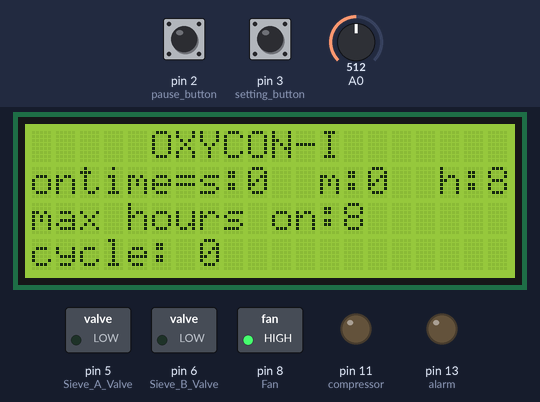
A sketch run on a simulated Arduino Uno, built with avr-gcc and run on an emulated ATmega328P. Parts: 20×4 character LCD, switched loads named in the sketch (green lamp = pin HIGH), output pins drawn as LEDs (lit = HIGH). The inputs (shaded band) are chosen by the test bench; at power-on: pin 3 (setting_button) HIGH, pin 2 (pause_button) HIGH, A0 = 512. What the sketch prints to the serial monitor is not drawn.

Above: at 2.2 s.
2.3 s: pin 3 (setting_button) pulled LOW for 0.15 s
At 2.44 s:
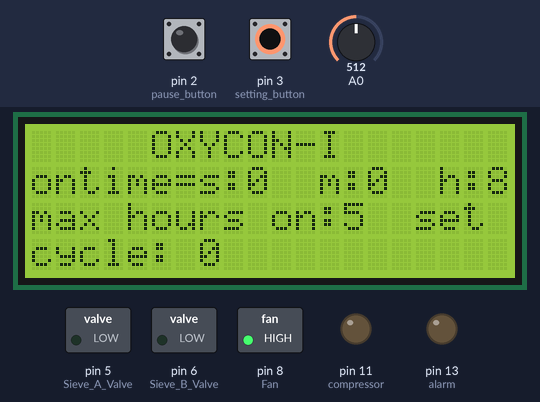
4.0 s: pin 2 (pause_button) pulled LOW for 0.15 s
At 4.37 s:
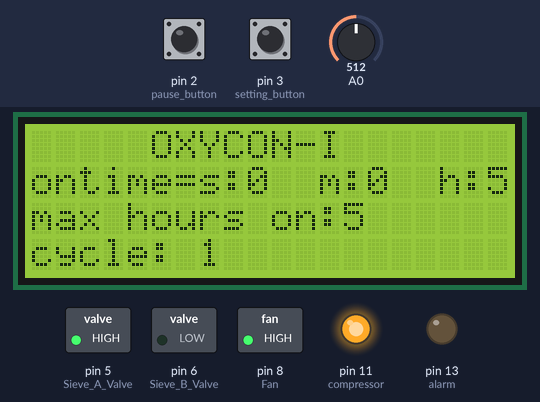
6.0 s: pin 2 (pause_button) pulled LOW for 1 s
At 8.2 s:
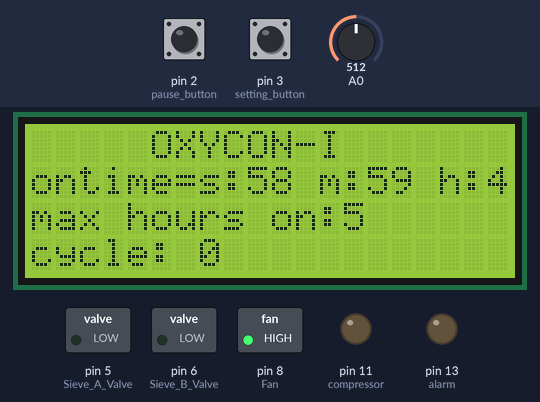
8.5 s: pin 3 (setting_button) pulled LOW for 1 s
At 10.5 s:
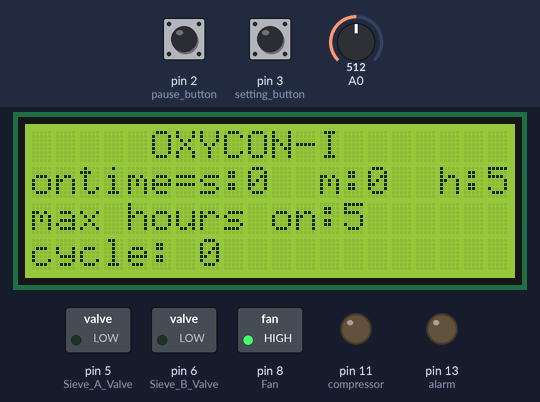
11.0 s: pin 3 (setting_button) pulled LOW for 3.2 s
At 12.0 s:
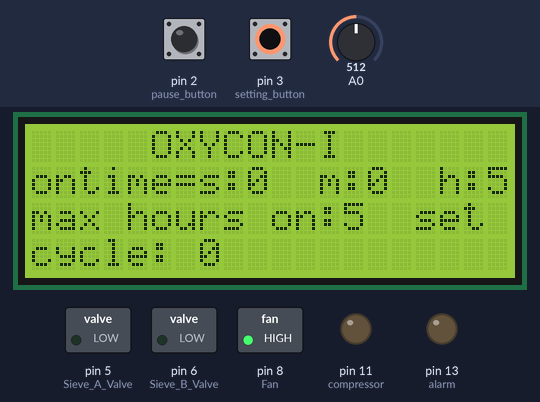
15.7 s: pin 2 (pause_button) driven LOW and pin 3 (setting_button) driven LOW
At 17.9 s:
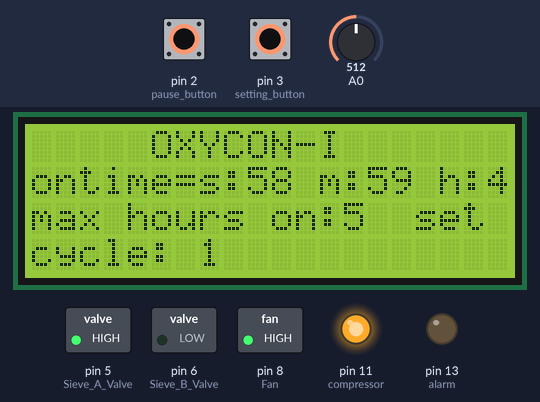
Timing chart, 0 to 26.1 s (numbered marks = the images above; inputs shaded):
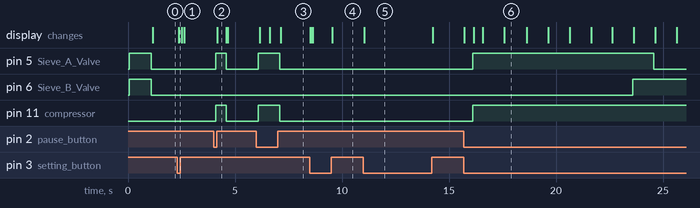

Measured:
- after the input at 2.3 s, the display: changes after 0.08 s (image 1)
- after the input at 4.0 s, pin 5 (Sieve_A_Valve), pin 11 (compressor): LOW → HIGH after 0.11 s, → LOW 0.48 s later; the display: changes after 0.17 s (image 2)
- after the input at 6.0 s, pin 5 (Sieve_A_Valve), pin 11 (compressor): LOW → HIGH after 0.09 s, → LOW 1.0 s later; the display: first changes after 0.15 s (image 3 shows a later state)
- after the input at 8.5 s, the display: first changes at once (image 4 shows a later state)
- after the input at 11.0 s, the display: changes at once (image 5)
- after the input at 15.7 s, pin 5 (Sieve_A_Valve): LOW → HIGH after 0.40 s, → LOW 8.5 s later; pin 6 (Sieve_B_Valve): LOW → HIGH after 7.9 s; pin 11 (compressor): LOW → HIGH after 0.40 s; the display: first changes at once (image 6 shows a later state)
- what the display in image 2 shows lasts 0.4 s, from 4.2 s to 4.6 s

The sketch:

oxy_down_counter.ino
```cpp
#include <Wire.h>
#include <LiquidCrystal_I2C.h>

// Set the LCD address to 0x27 for a 16 chars and 2 line display
LiquidCrystal_I2C lcd(0x27, 20, 4);


// RELAY PIN ASSIGNMENT
//**************************************************************************
int Sieve_A_Valve = 5; //Defined Pin as Variable
int Sieve_B_Valve = 6; //Defined Pin as Variable

int Fan = 8; //Defined Pin as Variable

// VARIABLE CREATION
//**************************************************************************
unsigned long Relay_Test_Delay; //delay variable creation
unsigned long Startup_Purge_Delay; //delay variable creation

unsigned long Production_Delay; //delay variable creation
unsigned long Flash_Delay; //delay variable creation

int Production_Delay_1; //delay variable creation
int Flash_Delay_1; //delay variable creation

int Production_Delay_2; //delay variable creation
int Flash_Delay_2; //delay variable creation
//**************************************


int pause_button = 2;
int setting_button = 3;
int pause_state;
int prev_pause_state;
int save_second;
int machine_state;
int compressor = 11;
int alarm = 13;
unsigned long currentMillis;
unsigned long seconds;
unsigned long down_seconds;
unsigned long down_seconds_buffer;
unsigned long down_seconds_actual;
unsigned long prev_seconds;
unsigned long seconds_raw;
unsigned long minutes;
unsigned long hours;
int max_hours = 8;
long max_hours_seconds;
unsigned long days, pause_time, total_pause_time;
int elapsed;

unsigned long time_millis;
unsigned long time_cycle;
unsigned long prev_time_cycle;

int cycle;

void setup() {
  lcd.begin();

  // Turn on the blacklight and print a message.
  lcd.backlight();


  cli();                      //stop interrupts
  //reset tccr
  TCCR1A = 0;                 // Reset entire TCCR1A to 0
  TCCR1B = 0;                 // Reset entire TCCR1B to 0

  //set prescalar
  TCCR1B |= B00000100;        //Set CS12 to 1 so we get prescalar 256

  //compare
  TIMSK1 |= B00000010;        //Set OCIE1A to 1 so we enable compare match A

  //set register val
  OCR1A = 31250;
  sei();                     //Enable back the interrupts


  while (!Serial) { }
  Serial.println("Begin conversion from millis to readable time");
  pinMode(pause_button, INPUT_PULLUP);
  pinMode(setting_button, INPUT_PULLUP);
  pinMode(alarm, OUTPUT);

  // STARTUP
  //**************************************************************************
  // Serial Port initialization
  Serial.begin(9600);


  // SET PIN MODE FOR PINS IN PROGRAM
  //**************************************************************************
  pinMode(Sieve_A_Valve, OUTPUT);
  pinMode(Sieve_B_Valve, OUTPUT);

  pinMode(Fan, OUTPUT);
  pinMode(compressor, OUTPUT);
  digitalWrite(compressor, LOW);
  //  SET DELAY TIMING HERE
  //**************************************************************************
  Relay_Test_Delay = 0;
  Startup_Purge_Delay = 1000;
  Production_Delay = 7500; //7000 - 8000 , 7400 best : 7000 //default 7500
  Flash_Delay = 1000; //best : 800 //default 1000

  // VALVE RELAY TEST SEQUENCE
  //**************************************************************************
  Serial.println("Relay Test Sequence");
  digitalWrite(Sieve_A_Valve, HIGH); //Turn on relay
  delay(Relay_Test_Delay);
  digitalWrite(Sieve_B_Valve, HIGH); //Turn on relay
  delay(Relay_Test_Delay);

  Serial.println("Valve Relay Test Sequence Complete");
  delay(Relay_Test_Delay);


  // STARTUP PURGE
  //**************************************************************************
  Serial.println("Relay Test Sequence");
  digitalWrite(Sieve_A_Valve, HIGH); //Turn on relay
  digitalWrite(Sieve_B_Valve, HIGH); //Turn on relay

  delay(Startup_Purge_Delay);


  // FAN CONTROL
  //**************************************************************************
  Serial.println("Program Starting...");
  delay(Relay_Test_Delay);
  digitalWrite(Fan, HIGH);
  Serial.println("Fan Switched On");


}

void loop() {

if(machine_state == 0){
  prev_time_cycle = millis();
  cycle = 0;

  digitalWrite(compressor, LOW);
  digitalWrite(Sieve_A_Valve, LOW);
  digitalWrite(Sieve_B_Valve, LOW);

  int setting_state = digitalRead(setting_button);
  if (setting_state==0) {
    lcd.setCursor(16, 2);
    lcd.print("set");
    max_hours = map(analogRead(A0), 0, 1022, 1, 9);

    seconds = 0;


  } else{
    lcd.setCursor(16, 2);
    lcd.print("   ");
  }


}

if (machine_state == 1) {
digitalWrite(compressor, HIGH);
time_millis = millis();
time_cycle = time_millis - prev_time_cycle;

Production_Delay_1 = Production_Delay;
Flash_Delay_1 = Production_Delay + Flash_Delay;
Production_Delay_2 = Production_Delay + Flash_Delay + Production_Delay;
Flash_Delay_2 = Production_Delay + Flash_Delay + Production_Delay + Flash_Delay;


//Serial.println(Production_Delay_2);
//Serial.println(time_cycle);

if (time_cycle < Production_Delay_1){
  cycle = 1;
  digitalWrite(Sieve_A_Valve, HIGH);
  digitalWrite(Sieve_B_Valve, LOW);


}
if (time_cycle > Production_Delay_1 && time_cycle < Flash_Delay_1){
  cycle = 2;
  digitalWrite(Sieve_A_Valve, HIGH);
  digitalWrite(Sieve_B_Valve, HIGH);
}

if (time_cycle > Flash_Delay_1 && time_cycle < Production_Delay_2){
  cycle = 3;
  digitalWrite(Sieve_A_Valve, LOW);
  digitalWrite(Sieve_B_Valve, HIGH);
}

if (time_cycle > Production_Delay_2 && time_cycle < Flash_Delay_2){
  cycle = 4;
  digitalWrite(Sieve_A_Valve, HIGH);
  digitalWrite(Sieve_B_Valve, HIGH);
}


if(time_cycle > Flash_Delay_2){
  prev_time_cycle = millis();
//  lcd.clear();
}


}


//lcd display
lcd.setCursor(0,0);
lcd.print("     OXYCON-I");


lcd.setCursor(0,2);
lcd.print("max hours on:");
lcd.setCursor(13, 2);
lcd.print(max_hours);

lcd.setCursor(0,1);
lcd.print("ontime=");
lcd.setCursor(7,1);
lcd.print("s:");

if (down_seconds < 10){
lcd.setCursor(9,1);
lcd.print(down_seconds);
lcd.setCursor(10,1);
lcd.print(" ");
}

if (down_seconds >= 10){
lcd.setCursor(9,1);
lcd.print(down_seconds);

}

lcd.setCursor(12, 1);
lcd.print("m:");
if (minutes < 10){
lcd.setCursor(14, 1);
lcd.print(minutes);
lcd.setCursor(15, 1);
lcd.print(" ");
}
if (minutes >= 10){
lcd.setCursor(14, 1);
lcd.print(minutes);
}
lcd.setCursor(17, 1);
lcd.print("h:");
lcd.setCursor(19, 1);
lcd.print(hours);


lcd.setCursor(0, 3);
lcd.print("cycle:");
lcd.setCursor(7, 3);
lcd.print(cycle);
/*

 Serial.println(Flash_Delay_2);
  if (machine_state == 1){
  time_cycle = (machine_state * elapsed) + time_cycle;
  Serial.println((Production_Delay_2));

  if (time_cycle < Production_Delay_1){
    //CYCLE 1
  //**************************************************************************
  Serial.println("Sieve A Charge / Sieve B Purge");
  digitalWrite(Sieve_A_Valve, HIGH);
  digitalWrite(Sieve_B_Valve, LOW);

  //delay(Production_Delay);
  }

  if (time_cycle > Production_Delay_1 && time_cycle < Flash_Delay_1){
  //CYCLE 2
  //**************************************************************************
  Serial.println("Sieve A Charge / Sieve B Purge / Flush/PreCharge");
  digitalWrite(Sieve_A_Valve, HIGH);
  digitalWrite(Sieve_B_Valve, HIGH);

  //delay(Flash_Delay) ;
  }

  if (time_cycle > Flash_Delay_1 && time_cycle < Production_Delay_2){

    //CYCLE 3
  //**************************************************************************
  Serial.println("Sieve A Charge / Sieve B Purge");
  digitalWrite(Sieve_A_Valve, LOW);
  digitalWrite(Sieve_B_Valve, HIGH);

  //delay(Production_Delay);
  }

  if(time_cycle < Production_Delay_2 && time_cycle < Flash_Delay_2){
  //CYCLE 4
  //**************************************************************************
  Serial.println("Sieve A Charge / Sieve B Purge / Flush/PreCharge");
  digitalWrite(Sieve_A_Valve, HIGH);
  digitalWrite(Sieve_B_Valve, HIGH);

  //delay(Flash_Delay) ;
  }
  if (time_cycle > Flash_Delay_2){
    time_cycle = 0;
  }

  */
//  delay(100000000);


}


ISR(TIMER1_COMPA_vect){
  TCNT1  = 0;                  //First, set the timer back to 0 so it resets for next interrupt
  currentMillis = millis();
  max_hours_seconds = max_hours * 3600;
  Serial.println(down_seconds_actual);
  //seconds = (currentMillis / 1000);
  seconds_raw = currentMillis/1000;
  seconds = ((machine_state * elapsed) + seconds);
  down_seconds_actual = seconds;

  down_seconds = max_hours_seconds - seconds;
  //down_seconds_actual = max_hours_seconds - seconds;
//  minutes = (seconds / 60)+minutes;
    minutes = (down_seconds / 60);
//  hours = (minutes / 60)+hours;
    hours = minutes/60;
  days = hours / 24;
  currentMillis %= 1000;
//  seconds %= 60;
  down_seconds %= 60;
  minutes %= 60;
  hours %= 24;

  //down_seconds = down_seconds_buffer;
  Serial.print("ts : ");
  Serial.print(currentMillis);
  Serial.print(" seconds : ");
  Serial.print(seconds);
  Serial.print(" minutes : ");
  Serial.print(minutes);
  Serial.print(" hours : ");
  Serial.print(hours);
  Serial.print(" t : ");
  elapsed = seconds_raw - prev_seconds;
  Serial.print(elapsed);
  Serial.print(" ");
  Serial.print(cycle);
  pause_state = digitalRead(pause_button);
 //if (pause_state != prev_pause_state){


 if ((pause_state == 0) && ((hours > 0) || (minutes > 0) || (down_seconds > 0))){
    machine_state = 1;

 }
 else{
   machine_state = 0;
    if ((hours > 0) || (minutes> 0) || (down_seconds > 0)){
      digitalWrite(alarm, LOW);
    } else {
      digitalWrite(alarm, HIGH);
    }
 }


 prev_pause_state = pause_state;
 prev_seconds = seconds_raw;
 Serial.println(" ");

}
```
